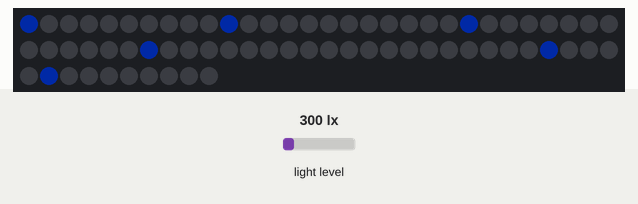
Simulated run of this sketch. Board: ESP8266 (NodeMCU). Shown: 70 RGB LEDs in strip order, left to right, continuing on the next row. The inputs (shaded band) are chosen by the test bench; at power-on: light level 300 lx. Dim RGB values are drawn brighter than linear; random numbers use the default seed unless the sketch sets one; what the sketch prints to the serial monitor is not drawn.

Above: at 1.1 s.

The sketch:

IoTCloud.ino
```cpp
// IoTCloud v 0.1
// https://github.com/At-M/IoTCloud
// made by At-M
// BH1750 Sensor: 0x23

#include "ESP8266TrueRandom.h" // For Random dropchance
#include <FastLED.h>
#include <Wire.h>
#include <BH1750.h>

BH1750 lightMeter;

#define NUM_LEDS 70
#define LEDDATA_PIN 0 // D3, 0
CRGB leds[NUM_LEDS];

// Needs Bridge from D0 (GPIO16) TO RESET PIN!
/* LED-Setup (from left to right):
    A: 10
    B: 12
    C: 14
    D: 20
    E: 5
    F: 10
*/
//The setup function is called once at startup of the sketch
void setup() {
  FastLED.addLeds<WS2812B, LEDDATA_PIN, GRB>(leds, NUM_LEDS);  // GRB ordering is typical
  FastLED.setBrightness(50);
  Serial.begin(9600);

  // Initialize the I2C bus (BH1750 library doesn't do this automatically)
  Wire.begin(D2, D1);

  lightMeter.begin();
}
class Dropanim {
  public:
    int startcolumn[7] = {0, 10, 22, 36, 56, 61}; // start of the individual rows
    int endcolumn[7] = {9, 21, 35, 55, 60, 70}; // end of the individual rows
    int lastcolumn[7] = {0, 0, 0, 0, 0, 0}; // which column has a raindrop at which pixel
    int dropcolumn[7] = {0, 0, 0, 0, 0, 0};
    int yspeed = 1; // falling speed


    int randomcolumn() {
      int randcolumn = ESP8266TrueRandom.random(0, 6);
      return randcolumn;
    }


    int fall(int color, int sat) {
      int colS = randomcolumn();
      if (lastcolumn[colS] == 0) {
        // This Column doesnt have a raindrop in the last 3
        //lastcolumn[colS] = startcolumn[colS] different approach
        lastcolumn[colS] = 1;
        //  Serial.print("ColS is: ");
        // Serial.println(colS);
        int lednr = startcolumn[colS];
        leds[lednr] = CHSV(color, sat, 255); //set led blue, full saturation and brightness
        dropcolumn[colS] = startcolumn[colS];
      }
      else {
        /* Serial.print("Column ");
          Serial.print(colS);
          Serial.println(" wasn't 0, dropping led for one");
          // PRINTING ARRAY
          Serial.print("Dropcolumn: [ ");
          Serial.print(dropcolumn[0]);
          Serial.print(" | ");
          Serial.print(dropcolumn[1]);
          Serial.print(" | ");
          Serial.print(dropcolumn[2]);
          Serial.print(" | ");
          Serial.print(dropcolumn[3]);
          Serial.print(" | ");
          Serial.print(dropcolumn[4]);
          Serial.print(" | ");
          Serial.print(dropcolumn[5]);
          Serial.println(" ] ");
          // END PRINTING ARRAY
        */
        int lednr = dropcolumn[colS];
        int endled = endcolumn[colS];

        // If current drop is at the start
        if (dropcolumn[colS] == startcolumn[colS]) {
          /*  Serial.print("Drop in column ");
              Serial.print(colS);
            Serial.println("is at the start");
          */
          leds[lednr] = CHSV(color, sat, 127);//set led blue, full saturation half brightness
          leds[lednr + 1] = CHSV(color, sat, 255);//set led blue, full saturation and brightness
          leds[endled] = CHSV(color, sat, 0); // set led dark
        }
        // if current drop is at the end
        if (dropcolumn[colS] == endcolumn[colS] + 1) {
          /* Serial.print("Drop in column ");
            Serial.print(colS);
            Serial.println("is at the end");
            // do nothing
          */
          leds[lednr] = CHSV(color, sat, 0); // set led dark
          dropcolumn[colS] = startcolumn[colS];
        }

        /*
          // If Dropcolumn is atleast 3 away, reset dropchance
          if (dropcolumn[colS] == startcolumn[colS] + 3) {
          // drop one;
          lastcolumn[colS] = 0;
          }
        */
        // drop one;
        //Serial.print("Drop in column ");
        //Serial.print(colS);
        // Serial.println("is dropping");
        dropcolumn[colS] = dropcolumn[colS] + 1;
        leds[lednr - 1] = CHSV(color, sat, 0);
        leds[lednr] = CHSV(color, sat, 127);
        leds[lednr + 1] = CHSV(color, sat, 255);

      }


    }

    void animshow(int color) {
      int ledcolor = 1;
      int sat = 0;
      // Fall that
      switch (color) {

        case 0:
          sat = 0; // saturation will go to white
          break;
        case 1:
          ledcolor = 150; // blue
          sat = 255;
          break;
        case 2:
          ledcolor = 0; // red
          sat = 255;
          break;
        default:
          ledcolor = color;
          sat = 255;
      }
      fall(ledcolor, sat);
      // show that
      FastLED.show();
      // FastLED.delay(20);


    }

};

void gettemp() {

  Serial.print("test");

}


void loop() {

  float lux = lightMeter.readLightLevel();
  Serial.print("Light: ");
  Serial.print(lux);
  Serial.println(" lx");
  delay(1000);

  int intbro = 0;
  do {
    Dropanim d;
    d.animshow(1); // 0 = white, 1 = blue, 2= red
    intbro++;
  } while (intbro < 50);

}
```
